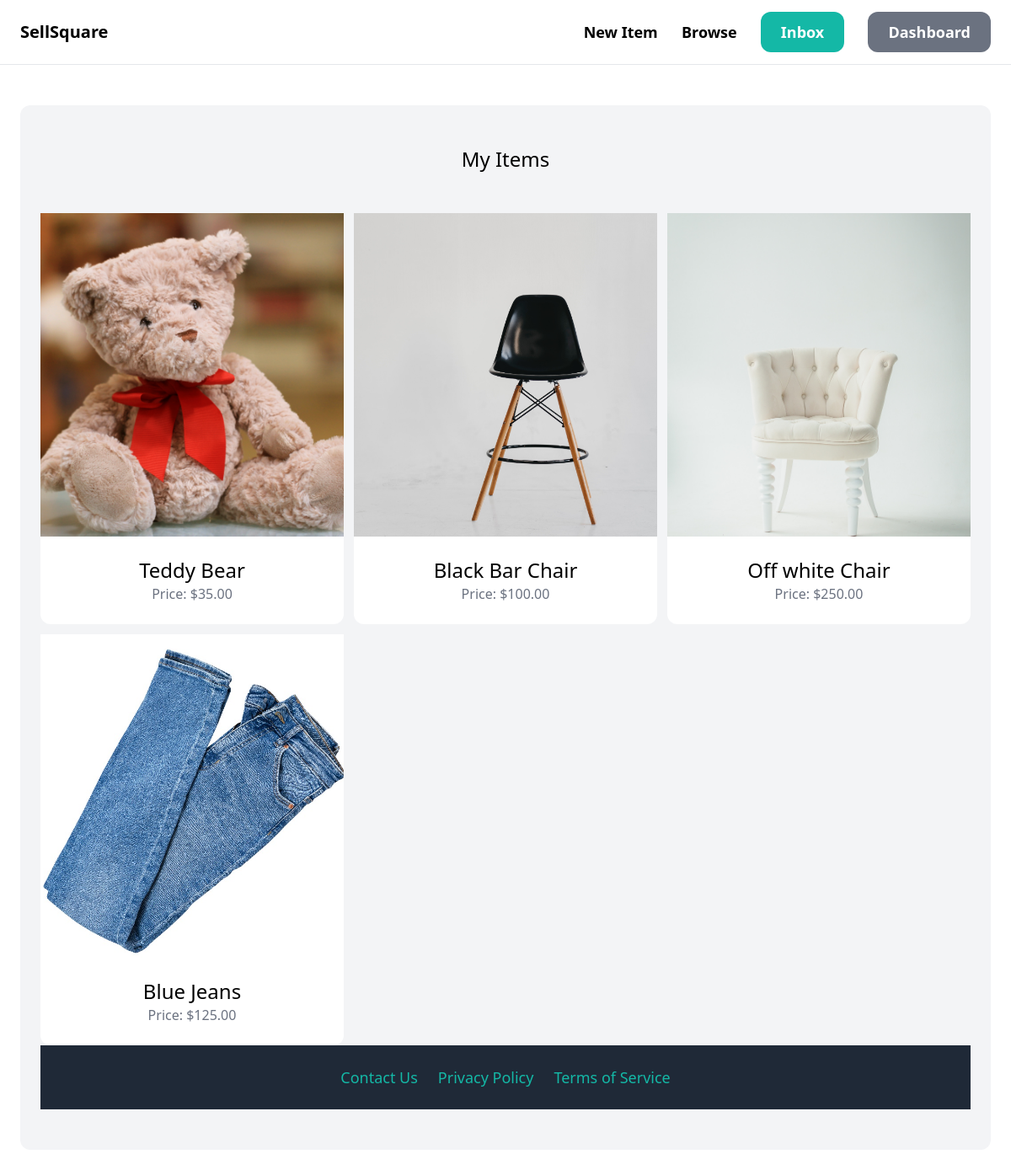
The page /dashboard/ (signed in) on the database its author committed.
### item/models.py (models this page shows, shortened)
class Item(models.Model):
    category = models.ForeignKey(Category, related_name='items', on_delete=models.CASCADE)
    name = models.CharField(max_length=255)
    description = models.TextField(blank=True, null=True)
    price = models.DecimalField(max_digits=10, decimal_places=2)
    image = models.ImageField(upload_to='item_images', blank=True, null=True)
    is_sold = models.BooleanField(default=False)
    created_by = models.ForeignKey(User, related_name='items', on_delete=models.CASCADE)
    created_at = models.DateTimeField(auto_now_add=True)

### dashboard/views.py (the view)
# urls.py: path('', views.index, name='index'),
@login_required
def index(request):
    items = Item.objects.filter(created_by=request.user)
    return render(request, 'dashboard/index.html', {'items': items,})

### dashboard/templates/dashboard/index.html (shortened to what this page needs)
{% extends 'core/base.html' %}
{% block content %}
    <div class="mt-6 px-6 py-12 bg-gray-100 rounded-xl">
        <h2 class="mb-12 text-2xl text-center">My Items</h2>
        <div class="grid grid-cols-3 gap-3">
            {% for item in items %}
            <div>
                <a href="{% url 'item:detail' item.id %}">
                    <div class="h-96 w-full overflow-hidden">
                        <img src="{{ item.image.url }}" class="w-full h-full object-cover">
                    </div>
                    <div class="p-6 bg-white rounded-b-xl">
                        <h2 class="text-2xl text-center">{{ item.name }}</h2>
                        <p class ="text-gray-500 text-center">Price: ${{ item.price }}</p>
                    </div>
                </a>
            </div>
            {% endfor %}
{% endblock %}

### rows shown on the page
Item: image (picture), name "Teddy Bear", price "35.00"
Item: image (picture), name "Black Bar Chair", price "100.00"
Item: image (picture), name "Off white Chair", price "250.00"
Item: image (picture), name "Blue Jeans", price "125.00"
